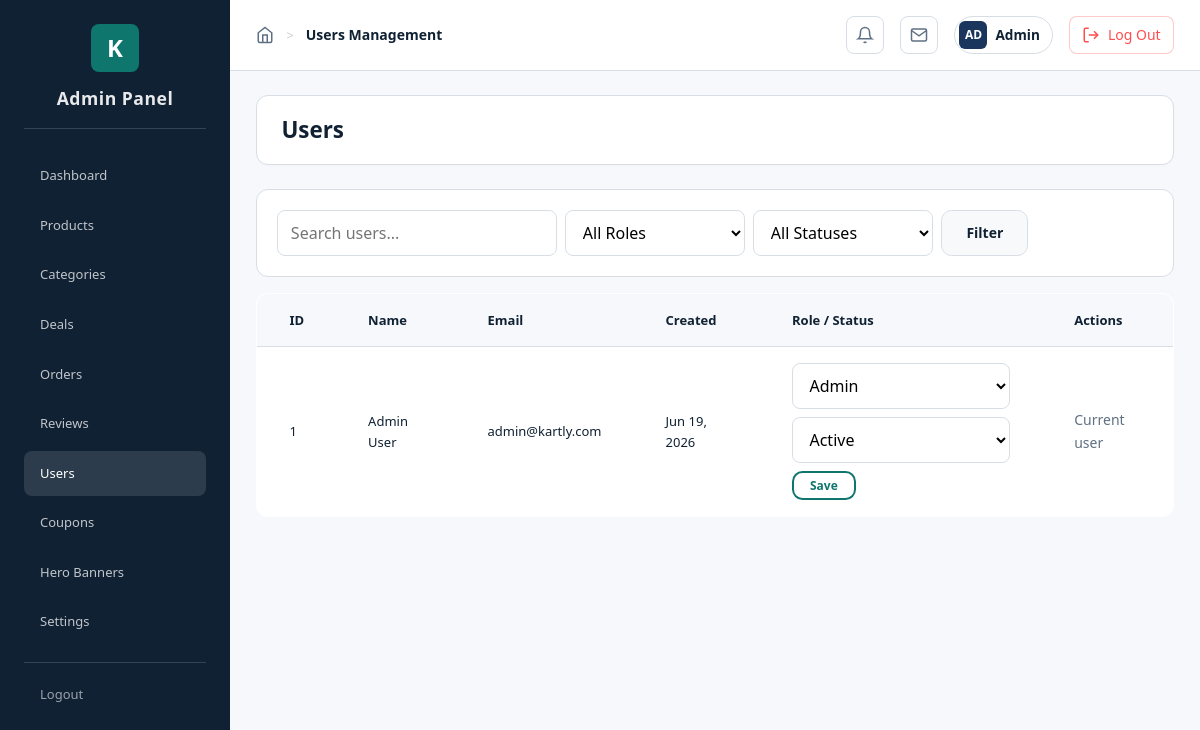
The page /admin/users.php (signed in) on the database its author committed.
### tables this page shows
CREATE TABLE users (
    id INT AUTO_INCREMENT PRIMARY KEY,
    first_name VARCHAR(50) NOT NULL,
    last_name VARCHAR(50) NOT NULL,
    email VARCHAR(100) NOT NULL UNIQUE,
    password VARCHAR(255) NOT NULL,
    phone VARCHAR(20),
    address TEXT,
    city VARCHAR(100),
    postal_code VARCHAR(20),
    country VARCHAR(100),
    role ENUM('customer', 'admin') DEFAULT 'customer',
    status ENUM('active', 'inactive', 'banned') DEFAULT 'active',
    created_at TIMESTAMP DEFAULT CURRENT_TIMESTAMP,
    updated_at TIMESTAMP DEFAULT CURRENT_TIMESTAMP ON UPDATE CURRENT_TIMESTAMP
);

### config/database.php (called while the page is built, shortened)
<?php
function sanitize($data) {
    return trim($data);
}

### admin/users.php (the view, shortened to what this page needs)
<?php
require_once '../config/database.php';
require_once __DIR__ . '/includes/layout.php';
$db = getDB();
$search = sanitize($_GET['search'] ?? '');
$where = [];
$params = [];
$whereSql = $where ? 'WHERE ' . implode(' AND ', $where) : '';
$stmt = $db->prepare("SELECT * FROM users $whereSql ORDER BY created_at DESC");
$stmt->execute($params);
$users = $stmt->fetchAll();
?>
<!DOCTYPE html>
<html lang="en">
<head>
    <link rel="stylesheet" href="../assets/css/style.css">
<link rel="stylesheet" href="css/admin.css">
</head>
<body>
<div class="admin-layout">
    <main class="admin-content">
<div class="admin-header">
            <h1 class="admin-page-title">Users</h1>
        </div>
        <div class="admin-card">
            <form method="GET" class="admin-form-row">
                <input type="text" class="form-input admin-input-max-280" name="search" placeholder="Search users..." value="<?= htmlspecialchars($search) ?>">
                <select name="role" class="form-select admin-select-max-180">
                    <option value="">All Roles</option>
                </select>
                <select name="status" class="form-select admin-select-max-180">
                    <option value="">All Statuses</option>
                </select>
                <button type="submit" class="btn btn-secondary">Filter</button>
            </form>
        </div>
        <div class="admin-table-wrap">
            <table class="admin-table">
                <thead>
                <tr>
                    <th>ID</th>
                    <th>Name</th>
                    <th>Email</th>
                    <th>Created</th>
                    <th>Role / Status</th>
                    <th>Actions</th>
                </tr>
                </thead>
                <tbody>
                <?php foreach ($users as $user): ?>
                    <tr>
                        <td><?= intval($user['id']) ?></td>
                        <td><?= htmlspecialchars(trim(($user['first_name'] ?? '') . ' ' . ($user['last_name'] ?? ''))) ?></td>
                        <td><?= htmlspecialchars($user['email']) ?></td>
                        <td><?= htmlspecialchars(date('M j, Y', strtotime($user['created_at']))) ?></td>
                        <td>
                            <form method="POST" class="admin-form-row-center">
                                <select name="role" class="form-select admin-select-min-120">
                                    <option value="admin" <?= $user['role'] === 'admin' ? 'selected' : '' ?>>Admin</option>
                                </select>
                                <select name="status" class="form-select admin-select-min-120">
                                    <option value="active" <?= $user['status'] === 'active' ? 'selected' : '' ?>>Active</option>
                                </select>
                                <button class="btn btn-sm btn-outline" type="submit">Save</button>
                            </form>
                        </td>
                        <td>
                            <?php if (intval($user['id']) !== intval($_SESSION['user_id'])): ?>
                                <form method="POST" onsubmit="return confirm('Delete this user?');">
                                    <input type="hidden" name="user_id" value="<?= intval($user['id']) ?>">
                                    <input type="hidden" name="delete_user" value="1">
                                    <button class="btn btn-sm btn-secondary" type="submit">Delete</button>
                                </form>
                            <?php else: ?>
                                <span class="admin-note-muted">Current user</span>
                            <?php endif; ?>
                        </td>
                    </tr>
                <?php endforeach; ?>
                </tbody>
            </table>
        </div>
    </main>
</div>
</body>
</html>

### assets/css/style.css (style rules this page uses)
:root { --color-primary: #0f766e; --color-primary-hover: #0b5b55; --color-primary-light: rgba(15, 118, 110, 0.14); --color-secondary: #f8f9fa; --color-secondary-hover: #e9ecef; --color-success: #198754; --color-danger: #c0392b; --color-warning: #f39c12; --color-info: #0ea5e9; --color-text: #102133; --color-text-light: #5f7083; --color-text-muted: #9aa8b5; --color-bg: #ffffff; --color-bg-secondary: #f6f8fb; --color-bg-tertiary: #edf1f5; --color-border: #d8dee6; --color-border-light: #e8edf3; --font-family: 'Segoe UI', Tahoma, Geneva, Verdana, sans-serif; --font-size-xs: 0.75rem; --font-size-sm: 0.875rem; --font-size-base: 1rem; --font-size-lg: 1.125rem; --font-size-xl: 1.25rem; --font-size-2xl: 1.5rem; --font-size-3xl: 1.875rem; --font-size-4xl: 2.25rem; --font-size-5xl: 3rem; --spacing-xs: 0.25rem; --spacing-sm: 0.5rem; --spacing-md: 1rem; --spacing-lg: 1.5rem; --spacing-xl: 2rem; --spacing-2xl: 3rem; --spacing-3xl: 4rem; --radius-sm: 0.25rem; --radius-md: 0.5rem; --radius-lg: 0.75rem; --radius-xl: 1rem; --radius-full: 9999px; --shadow-sm: 0 1px 2px rgba(16, 33, 51, 0.06); --shadow-md: 0 6px 18px rgba(16, 33, 51, 0.08); --shadow-lg: 0 16px 36px rgba(16, 33, 51, 0.12); --shadow-xl: 0 26px 50px rgba(16, 33, 51, 0.18); --transition-fast: 150ms ease; --transition-base: 250ms ease; --transition-slow: 350ms ease; --container-max: 1440px; --container-padding: 1.5rem; }
*, *::before, *::after { box-sizing: border-box; margin: 0; padding: 0; }
html { scroll-behavior: smooth; -webkit-text-size-adjust: 100%; }
body { font-family: var(--font-family); font-size: var(--font-size-base); line-height: 1.6; color: var(--color-text); background-color: var(--color-bg); min-height: 100vh; display: flex; flex-direction: column; }
button { cursor: pointer; font-family: inherit; border: none; background: none; }
input, select, textarea { font-family: inherit; font-size: inherit; }
.btn { display: inline-flex; align-items: center; justify-content: center; gap: var(--spacing-sm); padding: var(--spacing-sm) var(--spacing-lg); font-size: var(--font-size-sm); font-weight: 600; border-radius: 0.65rem; border: 1px solid transparent; transition: all var(--transition-fast); white-space: nowrap; }
.btn-secondary { background-color: var(--color-secondary); color: var(--color-text); border: 1px solid var(--color-border); }
.btn-outline { background-color: transparent; border: 2px solid var(--color-primary); color: var(--color-primary); }
.btn-sm { padding: var(--spacing-xs) var(--spacing-md); font-size: var(--font-size-xs); }
.form-input, .form-select, .form-textarea { width: 100%; padding: 0.62rem 0.78rem; font-size: var(--font-size-base); border: 1px solid var(--color-border); border-radius: var(--radius-md); background-color: var(--color-bg); transition: border-color var(--transition-fast), box-shadow var(--transition-fast); }
@media (min-width: 768px) { :root { --container-padding: 1.5rem; } }
@media (min-width: 1024px) { :root { --container-padding: 2rem; } }
.admin-table-wrap { overflow-x: auto; }

### rows shown on the page
users: id "1", first_name+last_name "Admin User", email "admin@kartly.com", created_at "Jun 19, 2026", role "Admin", status "Active", shows "Current user"

### other values the page prints
$item['label'] "Dashboard"
$item['label'] "Products"
$item['label'] "Categories"
$item['label'] "Deals"
$item['label'] "Orders"
$item['label'] "Reviews"
$item['label'] "Users"
$item['label'] "Coupons"
$item['label'] "Hero Banners"
$item['label'] "Settings"
$pageTitle "Users Management"
$initials "AD"
$userName "Admin"
